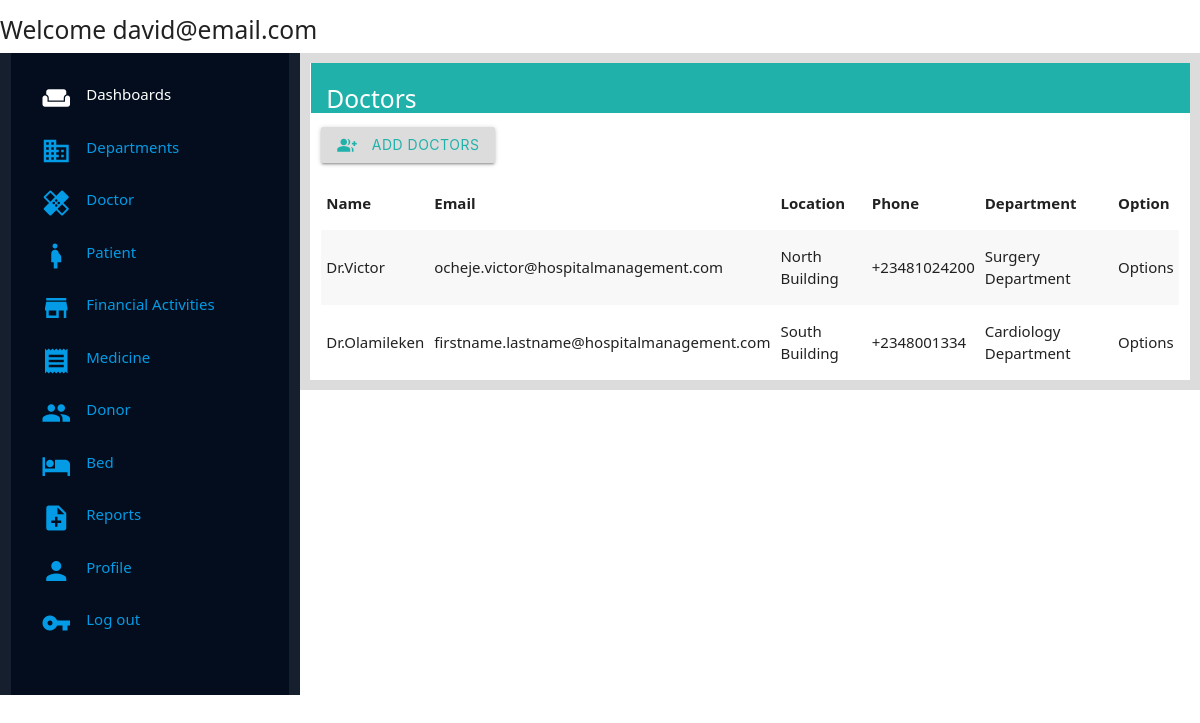
The app's page /management/doctors/ (signed in), older data.
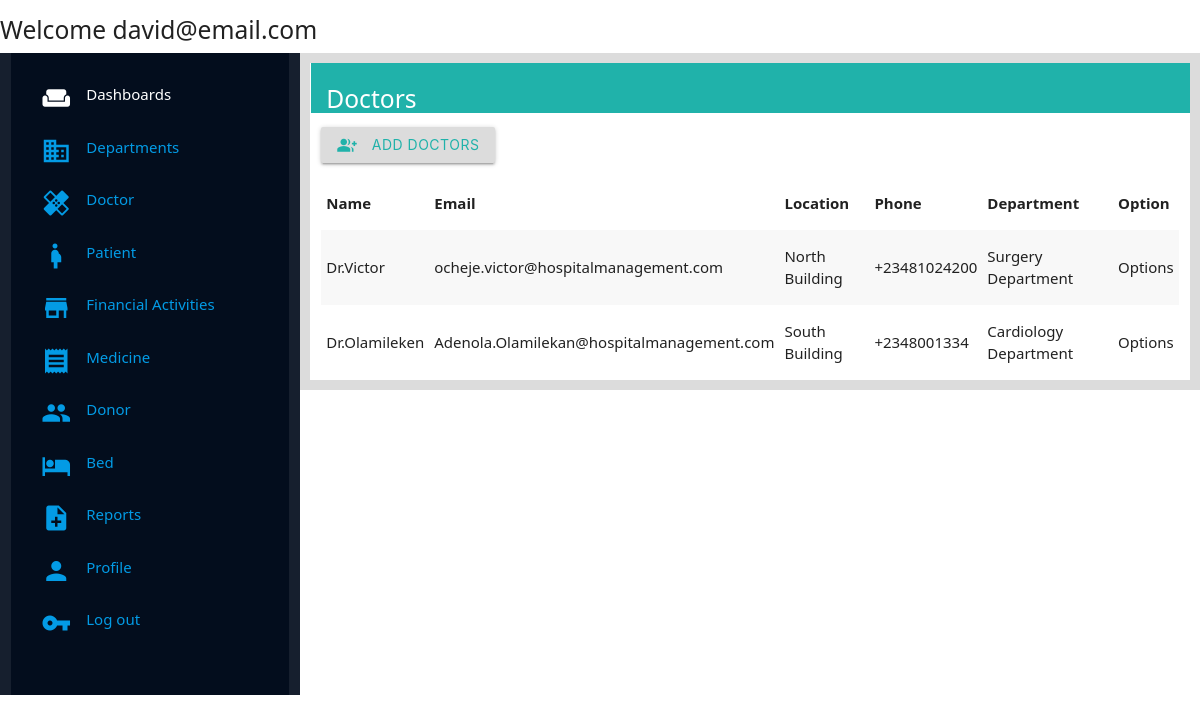
The same page, newer data.
### management/models.py (models this page shows, shortened)
class Doctor(models.Model):
    Doctor_user_instance = models.OneToOneField(User,on_delete=models.CASCADE,null=True, blank=True)
    Doctor_firstname = models.CharField(max_length=250, null=True,blank=True)
    Doctor_lastname = models.CharField(max_length=250, null=True,blank=True)
    Doctor_gender = models.CharField(max_length=25, choices=GENDER, default="UNDECIDED")
    Doctor_department = models.ForeignKey(Department,on_delete=models.CASCADE, related_name="doctor_department", null=True, blank=True)
    Doctor_specialization = models.CharField(max_length=250, null=True, blank=True)
    Doctor_phone_number = models.CharField(max_length=250, null=True, blank=True)
    Doctor_email_address = models.EmailField(default="firstname.lastname@hospitalmanagement.com", null=True, blank=True)
    Doctor_location = models.CharField(max_length=250,null=True, blank=True)

class Department(models.Model):
    Department_name = models.CharField(max_length=250, unique=True, blank=True, null=True)
    Department_details = models.TextField(max_length=1000, null=True, blank=True)
    def __str__(self):
        return self.Department_name + " Department"

### management/views.py (the view)
# urls.py: path('doctors/',views.doctors_page, name="doctors_page"),
@login_required(login_url=welcome_page)
def doctors_page(request):
    doctors = Doctor.objects.all()
    context = {
        'doctors':doctors
    }
    return render(request,'management/Pages/doctors_page.html',context)

### management/templates/management/Pages/doctors_page.html
{% extends 'management/index.html' %}
{% load static %}
{% block content %}
<div class="wrapper">
    <div class="title-holder">
        <h5 class="title">Doctors</h5>
    </div>
    <div class="body-wrapper">
        <button class="btn add-btn"><i class="small material-icons left">group_add</i> Add Doctors</button>
    </div>
    <div class="display-list">
        <table class="striped">
        <thead>
          <tr>
              <th>Name</th>
              <th>Email</th>
              <th>Location</th>
              <th>Phone</th>
              <th>Department</th>
              <th>Option</th>
          </tr>
        </thead>
        <tbody>
          {% for doctor in doctors %}
          <tr>
            <td>Dr.{{doctor.Doctor_lastname}}</td>
            <td>{{doctor.Doctor_email_address}}</td>
            <td>{{doctor.Doctor_location}}</td>
            <td>{{doctor.Doctor_phone_number}}</td>
            <td>{{doctor.Doctor_department}}</td>
            <td>Options</td>
          </tr>
          {% endfor %}
        </tbody>
      </table>
    </div>
</div>
{% endblock content %}

Row changes from the older to the newer data that the page shows:
changed Doctor "Olamileken": Doctor_email_address "firstname.lastname@hospitalmanagement.com" → "Adenola.Olamilekan@hospitalmanagement.com"
